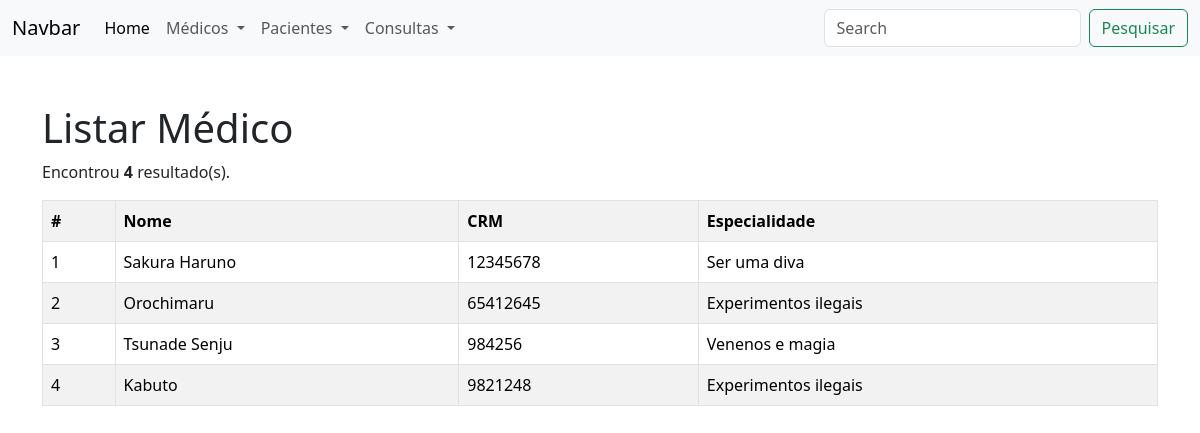
/?page=listar-medico, run on the app's committed database.
### listar-medico.php (the view)
<h1>Listar Médico</h1>
<?php
include 'C:\xampp\htdocs\Emanuela\Projeto\config.php';
$sql = "SELECT * FROM `médico`";
$res = $conn->query($sql);
$qtd = $res->num_rows;
if($qtd > 0){
	print"<p>Encontrou <b>$qtd</b> resultado(s).</p>";
	print"<table class='table table-bordered table-striped table-hover'>";
	print"<tr>";
	print"<th>#</th>";
	print"<th>Nome</th>";
	print"<th>CRM</th>";
	print"<th>Especialidade</th>";
	print"</tr>";
	while($row=$res->fetch_object()){
		print"<tr>";
		print "<td>".$row->id_medico."</td>";
		print "<td>".$row->nome_medico."</td>";
		print "<td>".$row->crm_medico."</td>";
		print "<td>".$row->especialidade_medico."</td>";
		print"</tr>";
	}
	print"</table>";
	}
else{
	print"<p>Não foram encontrados <b>$qtd</b> resultado(s).</p>";
	}
?>

### data on the page
médico: id_medico "1", nome_medico "Sakura Haruno", crm_medico "12345678", especialidade_medico "Ser uma diva"
médico: id_medico "2", nome_medico "Orochimaru", crm_medico "65412645", especialidade_medico "Experimentos ilegais"
médico: id_medico "3", nome_medico "Tsunade Senju", crm_medico "984256", especialidade_medico "Venenos e magia"
médico: id_medico "4", nome_medico "Kabuto", crm_medico "9821248", especialidade_medico "Experimentos ilegais"

### other printed values
$qtd "4"
